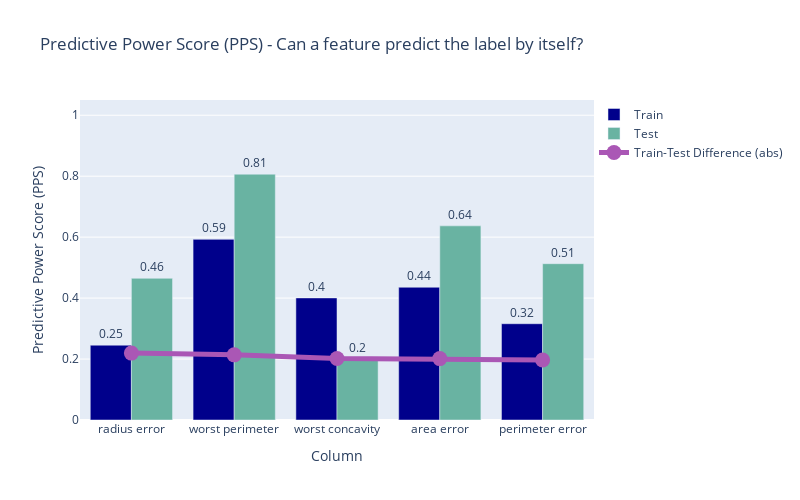
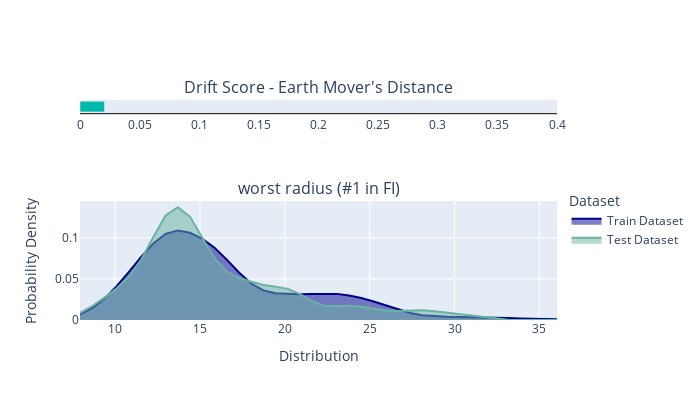
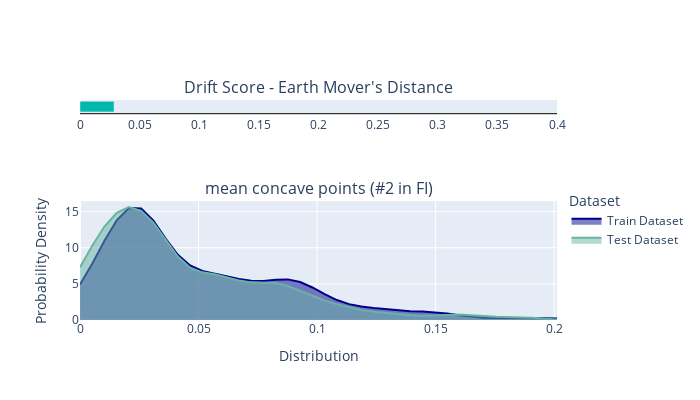
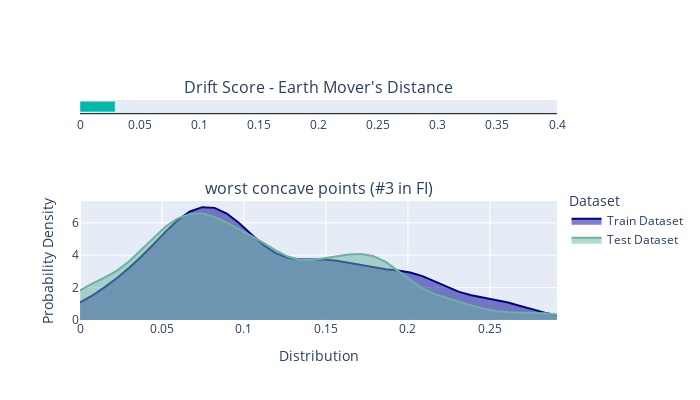

Notebook code cell kept with these figures, in order:
### Markdown cell above
Now, we will use the Train Test Validation Suite to detect the presence of Data Drifts, any Data Distribution issues, Presence of Data Leakage or other data consistency issues between the training and the inference data with minimum lines of code using Deepchecks.

### Code cell
data_consistency_check = train_test_validation()
data_consistency_check.run(model=model, train_dataset=train, test_dataset=test)

### Figure 1 — Plotly figure (JSON) as saved in the notebook; plotly's stock layout.template omitted (floating-point values rounded to 4 significant figures)
{"data": [{"marker": {"color": "darkblue"}, "name": "Train", "text": [0.25, 0.59, 0.4, 0.44, 0.32], "textposition": "outside", "type": "bar", "x": ["radius error", "worst perimeter", "worst concavity", "area error", "perimeter error"], "y": [0.2455, 0.5927, 0.4006, 0.4356, 0.3159]}, {"marker": {"color": "#69b3a2"}, "name": "Test", "text": [0.46, 0.81, 0.2, 0.64, 0.51], "textposition": "outside", "type": "bar", "x": ["radius error", "worst perimeter", "worst concavity", "area error", "perimeter error"], "y": [0.465, 0.8065, 0.1987, 0.637, 0.5129]}, {"line": {"color": "#aa57b5", "width": 5}, "marker": {"size": 15, "symbol": "circle"}, "name": "Train-Test Difference (abs)", "type": "scatter", "x": ["radius error", "worst perimeter", "worst concavity", "area error", "perimeter error"], "y": [0.2194, 0.2138, 0.2019, 0.2014, 0.197]}], "layout": {"barmode": "group", "height": 500, "legend": {"x": 1, "y": 1}, "title": {"text": "Predictive Power Score (PPS) - Can a feature predict the label by itself?"}, "width": 800, "xaxis": {"title": {"text": "Column"}}, "yaxis": {"range": [0, 1.05], "title": {"text": "Predictive Power Score (PPS)"}}}}

### Figure 2 — Plotly figure (JSON) as saved in the notebook; plotly's stock layout.template omitted (floating-point values rounded to 4 significant figures)
{"data": [{"base": 0, "marker": {"color": "#01B8AA"}, "offsetgroup": "0", "orientation": "h", "showlegend": false, "type": "bar", "x": [0.02046], "xaxis": "x", "y": ["Drift Score"], "yaxis": "y"}, {"fill": "tozeroy", "line": {"color": "darkblue"}, "name": "Train Dataset", "type": "scatter", "x": [7.93, 8.651, 9.372, 10.09, 10.81, 11.53, 12.25, 12.98, 13.7, 14.42, 15.14, 15.86, 16.58, 17.3, 18.02, 18.74, 19.46, 20.18, 20.9, 21.62, 22.35, 23.07, 23.79, 24.51, 25.23, 25.95, 26.67, 27.39, 28.11, 28.83, 29.55, 30.27, 30.99, 31.72, 32.44, 33.16, 33.88, 34.6, 35.32, 36.04], "xaxis": "x2", "y": [0.006959, 0.01447, 0.02604, 0.04122, 0.05868, 0.07682, 0.09342, 0.1051, 0.1092, 0.1064, 0.09903, 0.08805, 0.07366, 0.05787, 0.04446, 0.03616, 0.03264, 0.03161, 0.03141, 0.0317, 0.03217, 0.03185, 0.03, 0.02672, 0.02246, 0.01754, 0.01257, 0.008481, 0.005816, 0.004445, 0.003939, 0.003804, 0.003628, 0.003324, 0.002968, 0.002479, 0.001815, 0.00123, 0.0009392, 0.0008127], "yaxis": "y2"}, {"fill": "tozeroy", "line": {"color": "#69b3a2"}, "name": "Test Dataset", "type": "scatter", "x": [7.93, 8.651, 9.372, 10.09, 10.81, 11.53, 12.25, 12.98, 13.7, 14.42, 15.14, 15.86, 16.58, 17.3, 18.02, 18.74, 19.46, 20.18, 20.9, 21.62, 22.35, 23.07, 23.79, 24.51, 25.23, 25.95, 26.67, 27.39, 28.11, 28.83, 29.55, 30.27, 30.99, 31.72, 32.44, 33.16, 33.88, 34.6, 35.32, 36.04], "xaxis": "x2", "y": [0.008666, 0.01707, 0.02733, 0.03861, 0.05269, 0.07343, 0.1013, 0.1275, 0.1376, 0.1258, 0.1003, 0.07513, 0.05911, 0.05144, 0.04671, 0.04277, 0.04053, 0.03795, 0.03149, 0.02281, 0.01733, 0.01664, 0.01731, 0.01625, 0.0137, 0.0115, 0.01094, 0.01163, 0.01183, 0.01064, 0.008896, 0.007305, 0.005438, 0.003231, 0.001419, 0.0004454, 9.848e-05, 1.521e-05, 1.634e-06, 1.214e-07], "yaxis": "y2"}], "layout": {"annotations": [{"font": {"size": 16}, "showarrow": false, "text": "Drift Score - Earth Mover's Distance", "x": 0.5, "xanchor": "center", "xref": "paper", "y": 1, "yanchor": "bottom", "yref": "paper"}, {"font": {"size": 16}, "showarrow": false, "text": "worst radius (#1 in FI)", "x": 0.5, "xanchor": "center", "xref": "paper", "y": 0.54, "yanchor": "bottom", "yref": "paper"}], "height": 400, "legend": {"title": {"text": "Dataset"}, "y": 0.6, "yanchor": "top"}, "width": 700, "xaxis": {"anchor": "y", "domain": [0, 1], "dtick": 0.05, "gridcolor": "black", "linecolor": "black", "range": [0, 0.4], "showgrid": false}, "xaxis2": {"anchor": "y2", "domain": [0, 1], "fixedrange": true, "range": [7.93, 36.04], "title": {"text": "Distribution"}}, "yaxis": {"anchor": "x", "domain": [0.94, 1], "showgrid": false, "showline": false, "showticklabels": false, "zeroline": false}, "yaxis2": {"anchor": "x2", "domain": [0, 0.54], "title": {"text": "Probability Density"}}}}

### Figure 3 — Plotly figure (JSON) as saved in the notebook; plotly's stock layout.template omitted (floating-point values rounded to 4 significant figures)
{"data": [{"base": 0, "marker": {"color": "#01B8AA"}, "offsetgroup": "0", "orientation": "h", "showlegend": false, "type": "bar", "x": [0.02856], "xaxis": "x", "y": ["Drift Score"], "yaxis": "y"}, {"fill": "tozeroy", "line": {"color": "darkblue"}, "name": "Train Dataset", "type": "scatter", "x": [0, 0.005159, 0.01032, 0.01548, 0.02064, 0.02579, 0.03095, 0.03611, 0.04127, 0.04643, 0.05159, 0.05675, 0.06191, 0.06707, 0.07223, 0.07738, 0.08254, 0.0877, 0.09286, 0.09802, 0.1032, 0.1083, 0.1135, 0.1187, 0.1238, 0.129, 0.1341, 0.1393, 0.1445, 0.1496, 0.1548, 0.1599, 0.1651, 0.1702, 0.1754, 0.1806, 0.1857, 0.1909, 0.196, 0.2012], "xaxis": "x2", "y": [4.923, 7.799, 10.96, 13.79, 15.49, 15.45, 13.76, 11.27, 9.018, 7.547, 6.79, 6.391, 6.048, 5.681, 5.417, 5.405, 5.577, 5.622, 5.263, 4.501, 3.578, 2.762, 2.194, 1.866, 1.666, 1.491, 1.327, 1.222, 1.165, 1.075, 0.8923, 0.6547, 0.4443, 0.3144, 0.2687, 0.2782, 0.2995, 0.296, 0.2565, 0.1928], "yaxis": "y2"}, {"fill": "tozeroy", "line": {"color": "#69b3a2"}, "name": "Test Dataset", "type": "scatter", "x": [0, 0.005159, 0.01032, 0.01548, 0.02064, 0.02579, 0.03095, 0.03611, 0.04127, 0.04643, 0.05159, 0.05675, 0.06191, 0.06707, 0.07223, 0.07738, 0.08254, 0.0877, 0.09286, 0.09802, 0.1032, 0.1083, 0.1135, 0.1187, 0.1238, 0.129, 0.1341, 0.1393, 0.1445, 0.1496, 0.1548, 0.1599, 0.1651, 0.1702, 0.1754, 0.1806, 0.1857, 0.1909, 0.196, 0.2012], "xaxis": "x2", "y": [7.286, 10.28, 12.94, 14.84, 15.62, 15.11, 13.45, 11.1, 8.788, 7.243, 6.597, 6.326, 5.932, 5.458, 5.207, 5.197, 5.113, 4.709, 4.045, 3.329, 2.696, 2.168, 1.732, 1.386, 1.132, 0.9536, 0.8094, 0.6774, 0.5894, 0.603, 0.7036, 0.7727, 0.7125, 0.5686, 0.4608, 0.4242, 0.3892, 0.2988, 0.1772, 0.07914], "yaxis": "y2"}], "layout": {"annotations": [{"font": {"size": 16}, "showarrow": false, "text": "Drift Score - Earth Mover's Distance", "x": 0.5, "xanchor": "center", "xref": "paper", "y": 1, "yanchor": "bottom", "yref": "paper"}, {"font": {"size": 16}, "showarrow": false, "text": "mean concave points (#2 in FI)", "x": 0.5, "xanchor": "center", "xref": "paper", "y": 0.54, "yanchor": "bottom", "yref": "paper"}], "height": 400, "legend": {"title": {"text": "Dataset"}, "y": 0.6, "yanchor": "top"}, "width": 700, "xaxis": {"anchor": "y", "domain": [0, 1], "dtick": 0.05, "gridcolor": "black", "linecolor": "black", "range": [0, 0.4], "showgrid": false}, "xaxis2": {"anchor": "y2", "domain": [0, 1], "fixedrange": true, "range": [0, 0.2012], "title": {"text": "Distribution"}}, "yaxis": {"anchor": "x", "domain": [0.94, 1], "showgrid": false, "showline": false, "showticklabels": false, "zeroline": false}, "yaxis2": {"anchor": "x2", "domain": [0, 0.54], "title": {"text": "Probability Density"}}}}

### Figure 4 — Plotly figure (JSON) as saved in the notebook; plotly's stock layout.template omitted (floating-point values rounded to 4 significant figures)
{"data": [{"base": 0, "marker": {"color": "#01B8AA"}, "offsetgroup": "0", "orientation": "h", "showlegend": false, "type": "bar", "x": [0.02944], "xaxis": "x", "y": ["Drift Score"], "yaxis": "y"}, {"fill": "tozeroy", "line": {"color": "darkblue"}, "name": "Train Dataset", "type": "scatter", "x": [0, 0.007462, 0.01492, 0.02238, 0.02985, 0.03731, 0.04477, 0.05223, 0.05969, 0.06715, 0.07462, 0.08208, 0.08954, 0.097, 0.1045, 0.1119, 0.1194, 0.1268, 0.1343, 0.1418, 0.1492, 0.1567, 0.1642, 0.1716, 0.1791, 0.1865, 0.194, 0.2015, 0.2089, 0.2164, 0.2238, 0.2313, 0.2388, 0.2462, 0.2537, 0.2612, 0.2686, 0.2761, 0.2835, 0.291], "xaxis": "x2", "y": [1.082, 1.511, 2.012, 2.581, 3.21, 3.906, 4.668, 5.454, 6.168, 6.7, 6.966, 6.921, 6.57, 5.983, 5.287, 4.628, 4.125, 3.836, 3.735, 3.735, 3.731, 3.663, 3.53, 3.372, 3.234, 3.136, 3.054, 2.929, 2.707, 2.387, 2.036, 1.735, 1.524, 1.379, 1.244, 1.076, 0.8691, 0.6505, 0.4535, 0.2969], "yaxis": "y2"}, {"fill": "tozeroy", "line": {"color": "#69b3a2"}, "name": "Test Dataset", "type": "scatter", "x": [0, 0.007462, 0.01492, 0.02238, 0.02985, 0.03731, 0.04477, 0.05223, 0.05969, 0.06715, 0.07462, 0.08208, 0.08954, 0.097, 0.1045, 0.1119, 0.1194, 0.1268, 0.1343, 0.1418, 0.1492, 0.1567, 0.1642, 0.1716, 0.1791, 0.1865, 0.194, 0.2015, 0.2089, 0.2164, 0.2238, 0.2313, 0.2388, 0.2462, 0.2537, 0.2612, 0.2686, 0.2761, 0.2835, 0.291], "xaxis": "x2", "y": [1.83, 2.246, 2.609, 3.032, 3.613, 4.338, 5.098, 5.77, 6.27, 6.547, 6.571, 6.365, 6.013, 5.611, 5.196, 4.754, 4.299, 3.918, 3.711, 3.702, 3.816, 3.95, 4.048, 4.068, 3.937, 3.584, 3.037, 2.439, 1.943, 1.597, 1.348, 1.125, 0.9008, 0.6976, 0.5493, 0.4721, 0.4509, 0.4446, 0.4112, 0.3347], "yaxis": "y2"}], "layout": {"annotations": [{"font": {"size": 16}, "showarrow": false, "text": "Drift Score - Earth Mover's Distance", "x": 0.5, "xanchor": "center", "xref": "paper", "y": 1, "yanchor": "bottom", "yref": "paper"}, {"font": {"size": 16}, "showarrow": false, "text": "worst concave points (#3 in FI)", "x": 0.5, "xanchor": "center", "xref": "paper", "y": 0.54, "yanchor": "bottom", "yref": "paper"}], "height": 400, "legend": {"title": {"text": "Dataset"}, "y": 0.6, "yanchor": "top"}, "width": 700, "xaxis": {"anchor": "y", "domain": [0, 1], "dtick": 0.05, "gridcolor": "black", "linecolor": "black", "range": [0, 0.4], "showgrid": false}, "xaxis2": {"anchor": "y2", "domain": [0, 1], "fixedrange": true, "range": [0, 0.291], "title": {"text": "Distribution"}}, "yaxis": {"anchor": "x", "domain": [0.94, 1], "showgrid": false, "showline": false, "showticklabels": false, "zeroline": false}, "yaxis2": {"anchor": "x2", "domain": [0, 0.54], "title": {"text": "Probability Density"}}}}
